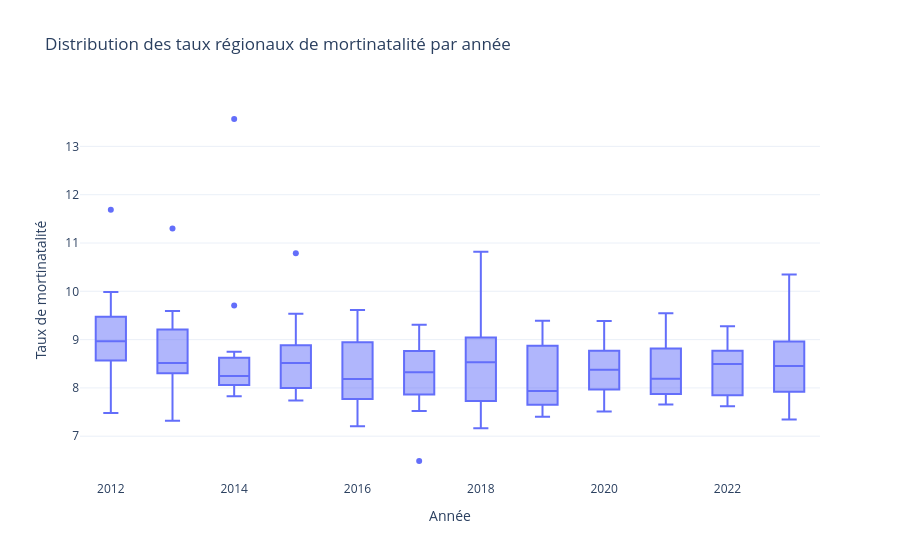

Notebook cell for this chart:
### Markdown cell above
## 4.4 Distribution des taux régionaux — Boxplot Plotly

### Choix de la technique

Le **boxplot** complète les moyennes et les classements en décrivant la distribution :

- la médiane ;
- les quartiles ;
- l'étendue des valeurs ;
- les observations potentiellement atypiques.

Ici, toutes les valeurs régionales entre 2012 et 2023 sont rassemblées dans un tableau au format long.

### Code cell
# Sélection des colonnes annuelles de mortinatalité totale
colonnes_taux = sorted(
    [
        col for col in df_regions.columns
        if col.endswith("_mortinatalite_totale")
    ],
    key=lambda col: int(col.split("_")[0])
)

# Passage au format long
distribution_taux = df_regions[
    ["zone_geographique"] + colonnes_taux
].melt(
    id_vars="zone_geographique",
    value_vars=colonnes_taux,
    var_name="Année",
    value_name="Taux"
)

distribution_taux["Année"] = (
    distribution_taux["Année"]
    .str.extract(r"(\d{4})")[0]
    .astype(int)
)

distribution_taux["Taux"] = pd.to_numeric(
    distribution_taux["Taux"],
    errors="coerce"
)

distribution_taux = distribution_taux.dropna()

# Création du boxplot
fig = px.box(
    distribution_taux,
    x="Année",
    y="Taux",
    points="outliers",
    title="Distribution des taux régionaux de mortinatalité par année"
)

fig.update_layout(
    template="plotly_white",
    xaxis_title="Année",
    yaxis_title="Taux de mortinatalité"
)

fig.show()

### Figure 1 — Plotly figure (JSON) as saved in the notebook; plotly's stock layout.template omitted (floating-point values rounded to 4 significant figures; data arrays with more than 128 entries replaced by an {"elided": "..."} marker saying what was removed)
{"data": [{"alignmentgroup": "True", "boxpoints": "outliers", "hovertemplate": "Année=%{x}<br>Taux=%{y}<extra></extra>", "legendgroup": "", "marker": {"color": "#636efa"}, "name": "", "notched": false, "offsetgroup": "", "orientation": "v", "showlegend": false, "type": "box", "x": {"elided": "156 int values"}, "x0": " ", "xaxis": "x", "y": {"elided": "156 float values"}, "y0": " ", "yaxis": "y"}], "layout": {"boxmode": "group", "legend": {"tracegroupgap": 0}, "title": {"text": "Distribution des taux régionaux de mortinatalité par année"}, "xaxis": {"anchor": "y", "domain": [0, 1], "title": {"text": "Année"}}, "yaxis": {"anchor": "x", "domain": [0, 1], "title": {"text": "Taux de mortinatalité"}}}}
